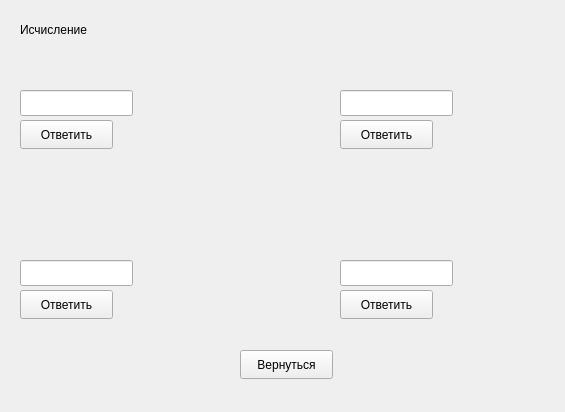
<?xml version="1.0" encoding="UTF-8"?>
<ui version="4.0">
 <class>Task4</class>
 <widget class="QWidget" name="Task4">
  <property name="geometry">
   <rect>
    <x>0</x>
    <y>0</y>
    <width>565</width>
    <height>412</height>
   </rect>
  </property>
  <property name="windowTitle">
   <string>Form</string>
  </property>
  <widget class="QLabel" name="label">
   <property name="geometry">
    <rect>
     <x>20</x>
     <y>20</y>
     <width>91</width>
     <height>20</height>
    </rect>
   </property>
   <property name="text">
    <string>Исчисление</string>
   </property>
  </widget>
  <widget class="QLabel" name="problemLabel1">
   <property name="geometry">
    <rect>
     <x>20</x>
     <y>70</y>
     <width>201</width>
     <height>20</height>
    </rect>
   </property>
   <property name="text">
    <string/>
   </property>
  </widget>
  <widget class="QLabel" name="problemLabel2">
   <property name="geometry">
    <rect>
     <x>340</x>
     <y>70</y>
     <width>211</width>
     <height>20</height>
    </rect>
   </property>
   <property name="text">
    <string/>
   </property>
  </widget>
  <widget class="QLabel" name="problemLabel3">
   <property name="geometry">
    <rect>
     <x>20</x>
     <y>240</y>
     <width>251</width>
     <height>20</height>
    </rect>
   </property>
   <property name="text">
    <string/>
   </property>
  </widget>
  <widget class="QLabel" name="problemLabel4">
   <property name="geometry">
    <rect>
     <x>340</x>
     <y>240</y>
     <width>211</width>
     <height>20</height>
    </rect>
   </property>
   <property name="text">
    <string/>
   </property>
  </widget>
  <widget class="QLineEdit" name="answerLineEdit1">
   <property name="geometry">
    <rect>
     <x>20</x>
     <y>90</y>
     <width>113</width>
     <height>26</height>
    </rect>
   </property>
  </widget>
  <widget class="QLineEdit" name="answerLineEdit2">
   <property name="geometry">
    <rect>
     <x>340</x>
     <y>90</y>
     <width>113</width>
     <height>26</height>
    </rect>
   </property>
  </widget>
  <widget class="QLineEdit" name="answerLineEdit3">
   <property name="geometry">
    <rect>
     <x>20</x>
     <y>260</y>
     <width>113</width>
     <height>26</height>
    </rect>
   </property>
  </widget>
  <widget class="QLineEdit" name="answerLineEdit4">
   <property name="geometry">
    <rect>
     <x>340</x>
     <y>260</y>
     <width>113</width>
     <height>26</height>
    </rect>
   </property>
  </widget>
  <widget class="QLabel" name="resultLabel1">
   <property name="geometry">
    <rect>
     <x>140</x>
     <y>90</y>
     <width>63</width>
     <height>20</height>
    </rect>
   </property>
   <property name="text">
    <string/>
   </property>
  </widget>
  <widget class="QLabel" name="resultLabel2">
   <property name="geometry">
    <rect>
     <x>460</x>
     <y>90</y>
     <width>63</width>
     <height>20</height>
    </rect>
   </property>
   <property name="text">
    <string/>
   </property>
  </widget>
  <widget class="QLabel" name="resultLabel3">
   <property name="geometry">
    <rect>
     <x>140</x>
     <y>260</y>
     <width>63</width>
     <height>20</height>
    </rect>
   </property>
   <property name="text">
    <string/>
   </property>
  </widget>
  <widget class="QPushButton" name="checkButton1">
   <property name="geometry">
    <rect>
     <x>20</x>
     <y>120</y>
     <width>93</width>
     <height>29</height>
    </rect>
   </property>
   <property name="text">
    <string>Ответить</string>
   </property>
  </widget>
  <widget class="QPushButton" name="checkButton2">
   <property name="geometry">
    <rect>
     <x>340</x>
     <y>120</y>
     <width>93</width>
     <height>29</height>
    </rect>
   </property>
   <property name="text">
    <string>Ответить</string>
   </property>
  </widget>
  <widget class="QPushButton" name="checkButton3">
   <property name="geometry">
    <rect>
     <x>20</x>
     <y>290</y>
     <width>93</width>
     <height>29</height>
    </rect>
   </property>
   <property name="text">
    <string>Ответить</string>
   </property>
  </widget>
  <widget class="QPushButton" name="checkButton4">
   <property name="geometry">
    <rect>
     <x>340</x>
     <y>290</y>
     <width>93</width>
     <height>29</height>
    </rect>
   </property>
   <property name="text">
    <string>Ответить</string>
   </property>
  </widget>
  <widget class="QPushButton" name="backButton">
   <property name="geometry">
    <rect>
     <x>240</x>
     <y>350</y>
     <width>93</width>
     <height>29</height>
    </rect>
   </property>
   <property name="text">
    <string>Вернуться</string>
   </property>
  </widget>
  <widget class="QLabel" name="resultLabel4">
   <property name="geometry">
    <rect>
     <x>460</x>
     <y>260</y>
     <width>63</width>
     <height>20</height>
    </rect>
   </property>
   <property name="text">
    <string/>
   </property>
  </widget>
 </widget>
 <resources/>
 <connections/>
</ui>
